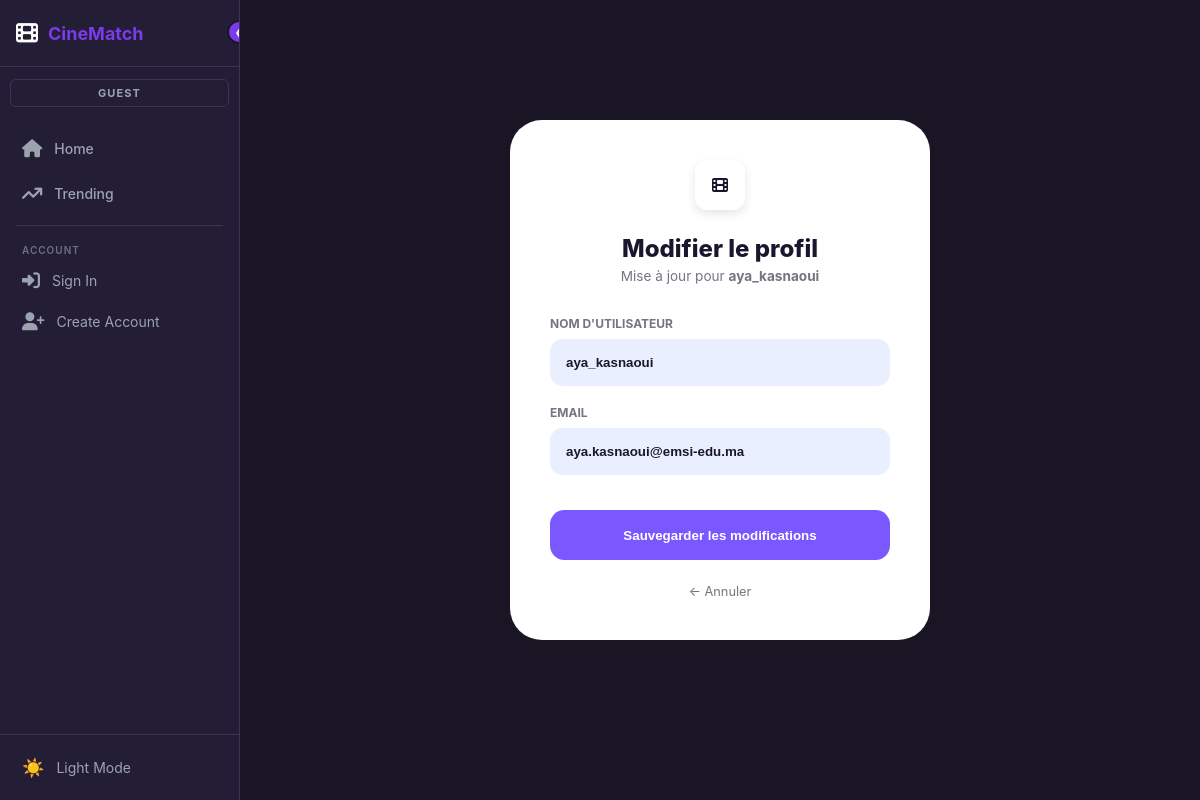
Before: /users/dashboard/users/edit/1/ with the older database file.
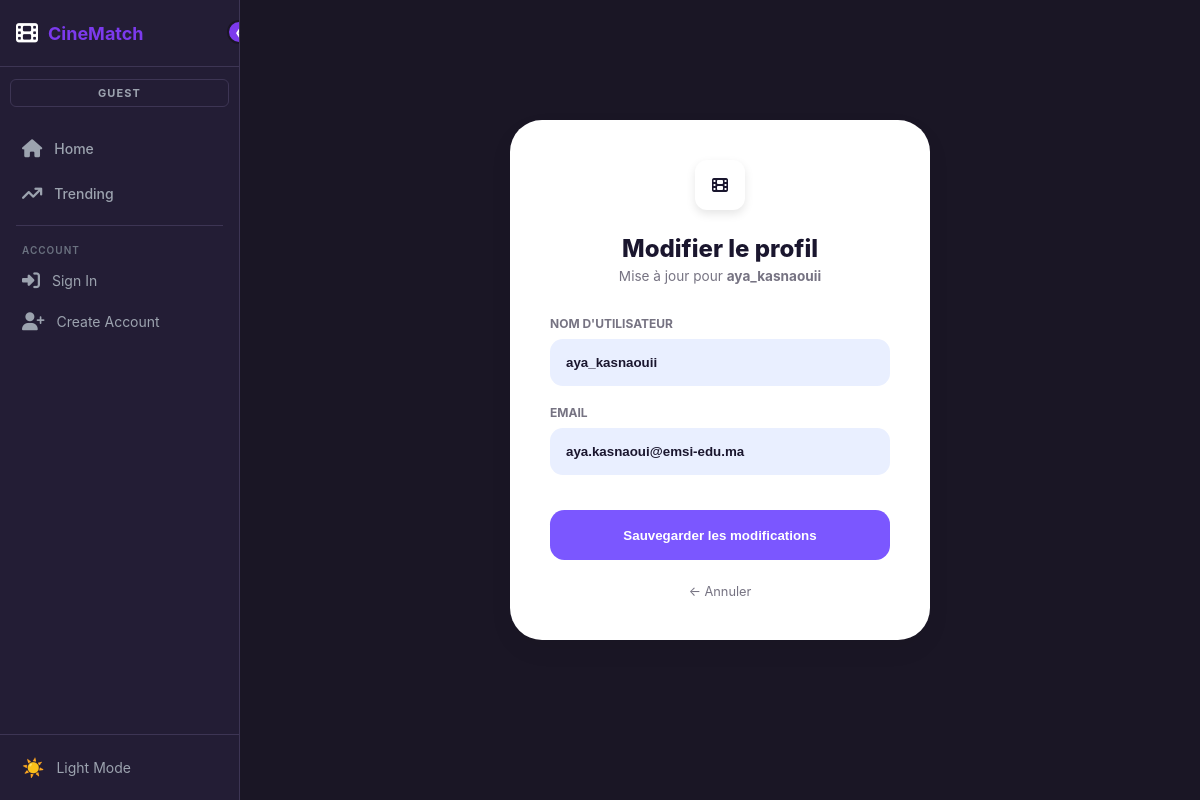
After: the same page with the newer database file.
### users/models.py (models this page shows, shortened)
class User(AbstractUser):
    avatar = models.ImageField(upload_to='avatars/', blank=True, null=True)
    bio = models.TextField(blank=True)
    genre_test_done = models.BooleanField(default=False)
    favorite_genres = models.JSONField(default=list, blank=True)
    following = models.ManyToManyField(
        'self',
        symmetrical=False,
        related_name='followers',
        blank=True
    )

### users/views.py (the view)
# urls.py: path('dashboard/users/edit/<int:user_id>/', views.edit_user_view, name='edit-user'),
def edit_user_view(request, user_id):
    user_to_edit = get_object_or_404(User, id=user_id)
    if request.method == 'POST':
        user_to_edit.username = request.POST.get('username')
        user_to_edit.email = request.POST.get('email')
        user_to_edit.save()
        messages.success(request, "Profil mis à jour.")
        return redirect('user-list')
    return render(request, 'users/edit_user.html', {'user_to_edit': user_to_edit})

### templates/users/edit_user.html (shortened to what this page needs)
{% extends 'base.html' %}
{% block content %}
<div class="center-wrapper">
    <div class="edit-card">
        <div class="icon-header">
            <i class="fa-solid fa-film"></i>
        </div>
        <h2>Modifier le profil</h2>
        <p class="meta-text">Mise à jour pour <strong>{{ user_to_edit.username }}</strong></p>
        <form method="POST">
            <div class="field-group">
                <label>Nom d'utilisateur</label>
                <input type="text" name="username" value="{{ user_to_edit.username }}" required>
            </div>
            <div class="field-group">
                <label>Email</label>
                <input type="email" name="email" value="{{ user_to_edit.email }}" required>
            </div>
            <button type="submit" class="btn-save">Sauvegarder les modifications</button>
        </form>
        <a href="{% url 'user-list' %}" class="back-btn">
            ← Annuler
        </a>
    </div>
</div>
{% endblock %}

Changed rows visible on the page:
changed User "aya.kasnaoui@emsi-edu.ma": username "aya_kasnaoui" → "aya_kasnaouii"
